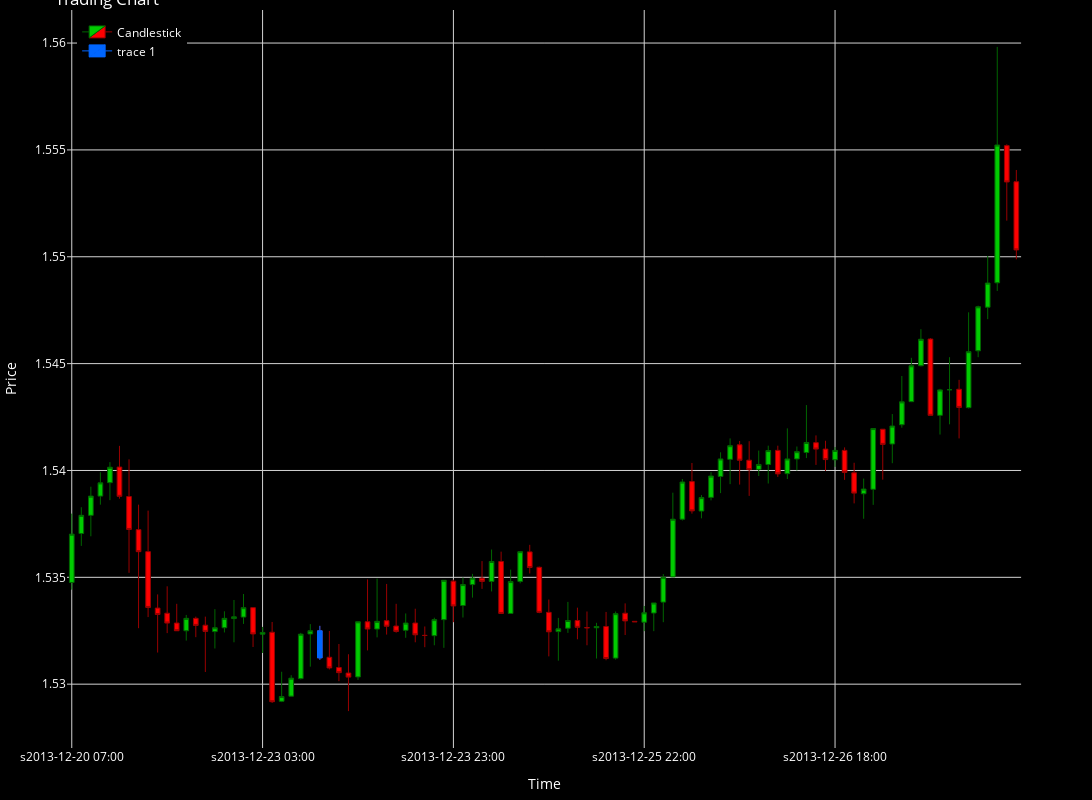

Notebook source saved alongside this figure:
### Code cell
MARKER = '#0066FF'
dfp = df_an.iloc[6000:6100]
cp = CandlePlot(dfp, candles=True)
df_temp = cp.df_plot[cp.df_plot.EVENING_STAR == True]
cp.fig.add_trace(go.Candlestick(
    x=df_temp.sTime,
    open=df_temp.mid_o,
    high=df_temp.mid_h,
    low=df_temp.mid_l,
    close=df_temp.mid_c,
    line=dict(width=1), opacity=1,
    increasing_fillcolor=MARKER,
    decreasing_fillcolor=MARKER,
    increasing_line_color=MARKER,
    decreasing_line_color=MARKER
))

cp.show_plot()
